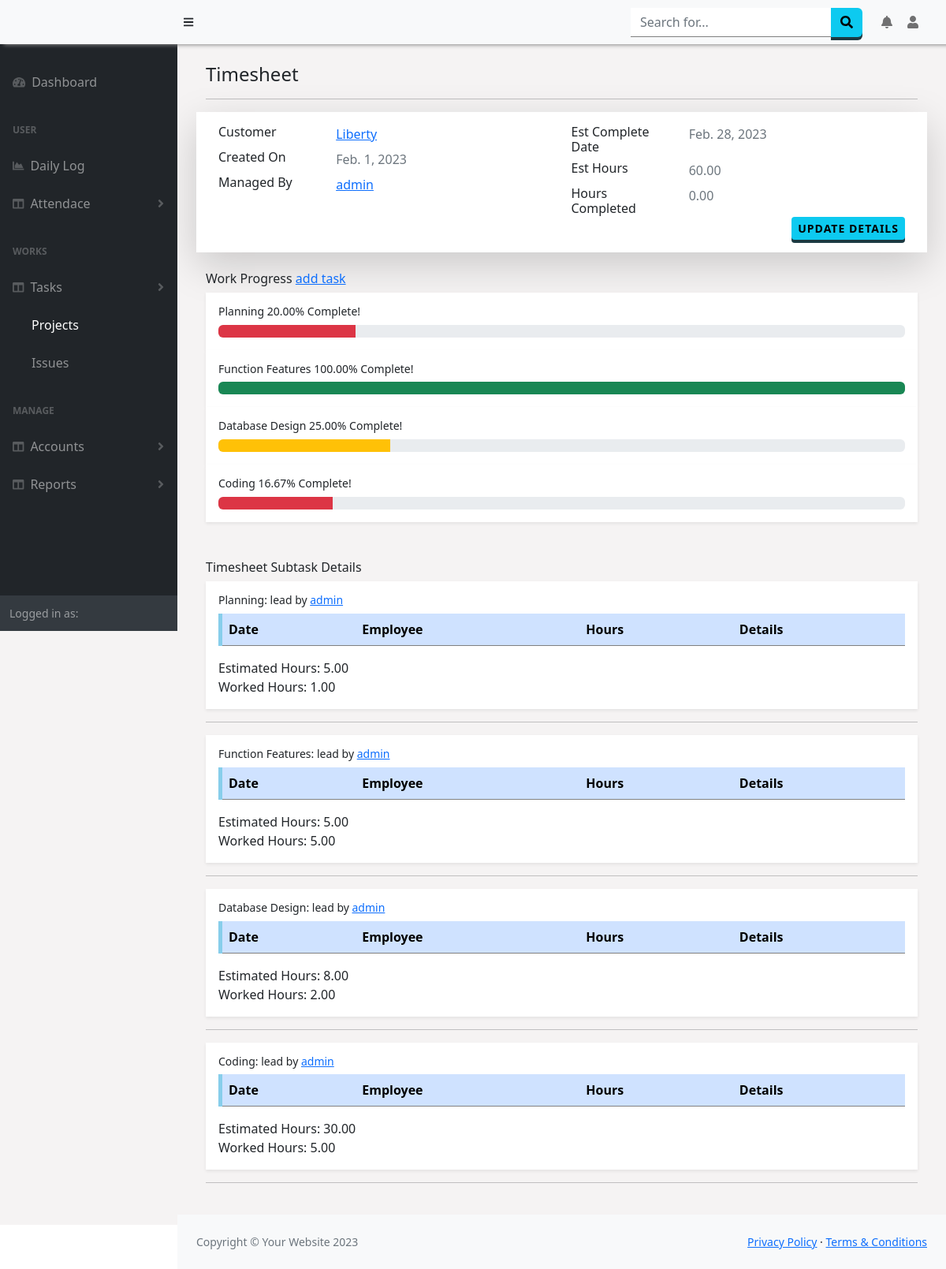
/Project/details/1, run on the app's committed database.
### Project/models.py (models this page shows, shortened)
class Project(models.Model):
    name = models.CharField(max_length=250,null=False)
    customer = models.CharField(max_length=250)
    estimate_hr = models.DecimalField(null=True,decimal_places=2,max_digits=5)
    worked_hr = models.DecimalField(null=True,decimal_places=2,max_digits=5)
    manager = models.ForeignKey(User,on_delete=models.CASCADE)
    details = models.CharField(max_length=500,null=True)
    created_on = models.DateField(auto_now_add=True)
    estimated_date = models.DateField(null=True)

class SubProject(models.Model):
    project = models.ForeignKey(Project,on_delete=models.CASCADE)
    name = models.CharField(max_length=250,null=False)
    details = models.CharField(max_length=500,null=True)
    assigned_to = models.ForeignKey(User,on_delete=models.CASCADE)
    hour = models.DecimalField(null=True,decimal_places=2,max_digits=5)
    hours_done = models.DecimalField(null=True,decimal_places=2,max_digits=5,default=None)

### Project/views.py (the view)
# urls.py: path('details/<pid>',views.getProject,name='projectDetails'),
def getProject(request,pid):
    project = Project.objects.get(id=pid)
    sproject1 = SubProject.objects.filter(project=pid)
    sproject = []
    for x in sproject1:
        sproject.append({
            'id':x.id,
            'project':x.project.name,
            'manager':x.project.manager.username,
            'name':x.name,
            'details':x.details,
            'assigned_to':x.assigned_to,
            'hours':x.hour,
            'hours_done':x.hours_done,
            'percent': round(Decimal((x.hours_done/x.hour)*100),2)
        })
    data = {'project':project,'subtask':sproject}
    return render(request,'projects/project.html',data)

### Attendance/context_processors.py (called while the page is built)
def getNewLeaves(request):
    if request.user.id:
        is_manager = checkTeams(request)
        if is_manager[1] == True:
            new_leaves = Leave.objects.filter(user__id__in=is_manager[0],approval = 2)
        else:
            today = datetime.datetime.now()
            new_leaves = Leave.objects.filter(user=request.user,date_approved__gte=today.date())
        return {"manager":is_manager[1],'n_leaves':new_leaves}
    else:
        return {}

def getLogApproval(request):
    if request.user.id:
        is_manager = checkTeams(request)
        if is_manager[1] == True:
            l_approval = LogApproval.objects.filter(user__id__in=is_manager[0],request=True)
        else:
            l_approval = LogApproval.objects.filter(user=request.user,status=True)
        return {'n_log_approval':l_approval}
    else:
        return {}

### Project/templates/projects/project.html (shortened to what this page needs)
{% extends "base.html" %}
{% block content %}
<div class="container">
    <h4>{{project.name}}</h4><hr />
    <div class="row shadow-lg bg-white  p-3" >
        <div class="col-6" >
            <div class="row">
                <div class="col-sm-4">
                    <h6 class="mb-0">Customer</h6>
                </div>
                <div class="col-sm-8 text-secondary">
                    <a href="#">{{project.customer}}</a>
                </div>
            </div>
            <div class="row mt-2">
                <div class="col-sm-4">
                <h6 class="mb-0">Created On</h6>
                </div>
                <div class="col-sm-8 text-secondary">
                {{project.created_on}}
                </div>
            </div>
            <div class="row mt-2">
                <div class="col-sm-4">
                    <h6 class="mb-0">Managed By</h6>
                </div>
                <div class="col-sm-8 text-secondary">
                    <a href="#" >{{project.manager}}</a>
                </div>
            </div>
        </div>
        <div class="col-6">
            <div class="row">
                <div class="col-sm-4">
                <h6 class="mb-0">Est Complete Date</h6>
                </div>
                <div class="col-sm-8 text-secondary">
                {{project.estimated_date}}
                </div>
            </div>
            <div class="row mt-2">
                <div class="col-sm-4">
                    <h6 class="mb-0">Est Hours</h6>
                </div>
                <div class="col-sm-8 text-secondary">
                    {{project.estimate_hr}}
                </div>
                </div>
            <div class="row mt-2">
                <div class="col-sm-4">
                    <h6 class="mb-0">Hours Completed</h6>
                </div>
                <div class="col-sm-8 text-secondary">
                    {{project.worked_hr}}
                </div>
            </div>
        </div>
        <div class="text-end">
            <button class="btn btn-info btn-sm" type="button" data-bs-toggle="offcanvas" data-bs-target="#offcanvasRight" aria-controls="offcanvasRight">Update Details</button>
        </div>
    </div>
    <br>
    <div class="">
        <h6>Work Progress <a href="#">add task</a></h6>
        {% for task in subtask %}
        <div class="container-fluid shadow-sm bg-white  p-3">
            <h4 class="small font-weight-bold">{{task.name}} <span
                class="float-right">{{task.percent}}% Complete!</span></h4>
            <div class="progress">
                <div class="progress-bar {% if task.percent < 25 %}bg-danger {% elif task.percent < 50 %}bg-warning{% elif task.percent > 90 %}bg-success{% endif %}" role="progressbar" style="width: {{task.percent}}%"
                    aria-valuenow="100" aria-valuemin="0" aria-valuemax="100"></div>
            </div>
        </div>
        {% endfor %}<br><br>
        <h6>{{project.name}} Subtask Details </h6>
        {% for task1 in subtask %}
        <div class="container shadow-sm bg-white  p-3">
            <h4 class="small font-weight-bold">{{task1.name}}: lead by <a href="#">{{task1.manager}}</a></h4>
            <div class="table-responsive">
                <table class="table table-hover table-secondary table-borderless p-3">
                    <thead class="table-primary">
                        <tr style="border-bottom:1px solid grey;border-left:5px solid skyblue;">
                            <th>Date</th><th>Employee</th><th>Hours</th><th>Details</th></tr></thead>
                </table>
            </div>
            <div>
                <label>Estimated Hours: {{task1.hours}}</label><br>
                <label>Worked Hours: {{task1.hours_done}}</label>
            </div>
        </div><hr />
        {% endfor %}
    </div>
{% endblock %}

### templates/base.html (style rules this page uses)
thead { background-color:aliceblue !important; }
th { font-weight:600 !important; }
.btn { outline: none; cursor: pointer; border: none !important; display: block; position: relative; font-size: 16px ; font-weight: 600 !important; color: #fff; text-transform: uppercase; letter-spacing: 1px; }
.btn-info { background-color: #5bc0de; box-shadow: 0 4px #1C3A42; }

### data on the page
Project: name "Timesheet", customer "Liberty", created_on "Feb. 1, 2023", manager "admin", estimated_date "Feb. 28, 2023", estimate_hr "60.00", worked_hr "0.00"

### other printed values
{{ task.name }} "Planning"
{{ task.percent }} "20.00"
{{ task.name }} "Function Features"
{{ task.percent }} "100.00"
{{ task.name }} "Database Design"
{{ task.percent }} "25.00"
{{ task.name }} "Coding"
{{ task.percent }} "16.67"
{{ task1.name }} "Planning"
{{ task1.manager }} "admin"
{{ task1.hours }} "5.00"
{{ task1.hours_done }} "1.00"
{{ task1.name }} "Function Features"
{{ task1.hours_done }} "5.00"
{{ task1.name }} "Database Design"
